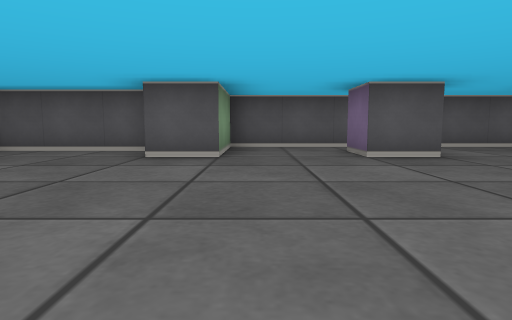
view 1 (above)

19 first-person views from a walk through a cub3D level. The camera is about half as high as the walls, tilts 6° down and sees 75° across. The floor is counted in squares. Each view is taken from the middle of a square. On the plan, view 1 faces up. The plan holds only what a view shows up to about 9 squares ahead; the rest is blank.

view 2
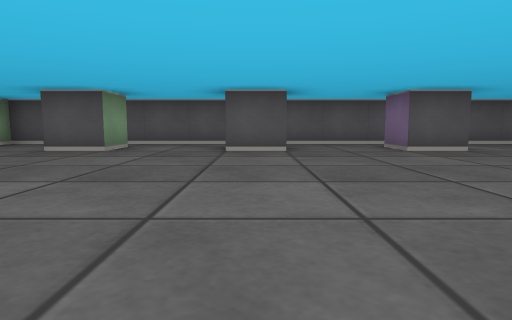

view 3
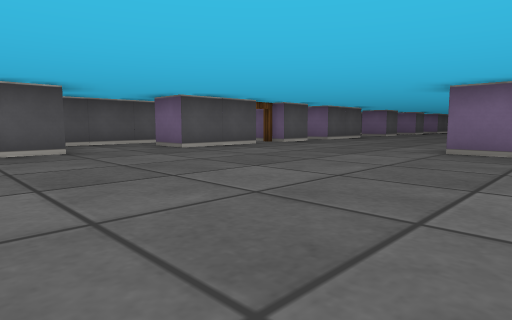

view 4
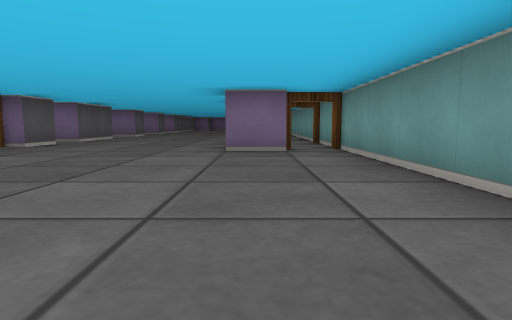

view 5
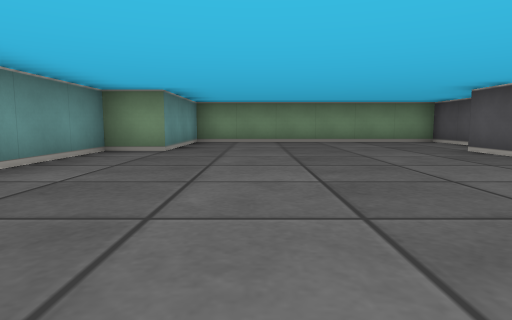

view 6
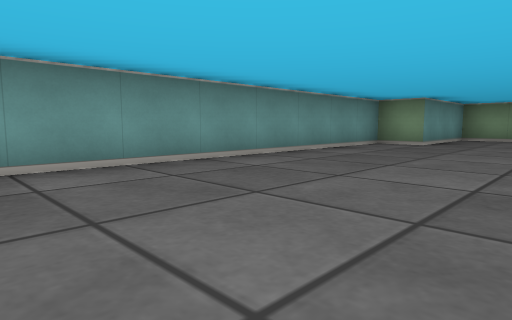

view 7
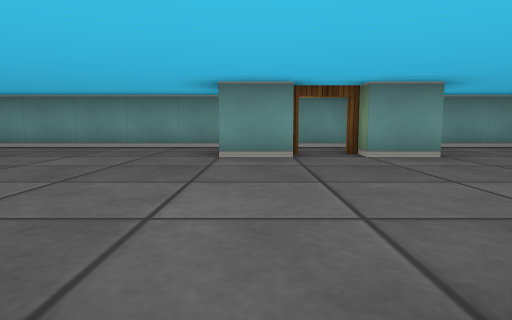

view 8
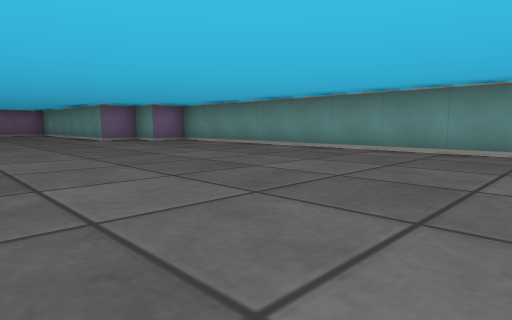

view 9
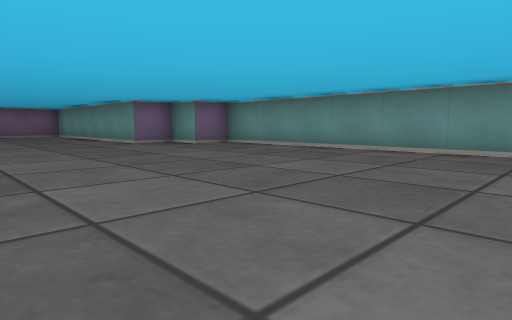

view 10
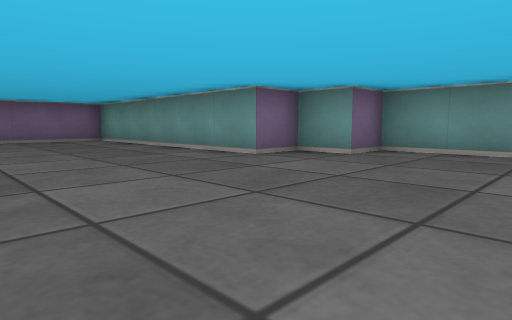

view 11
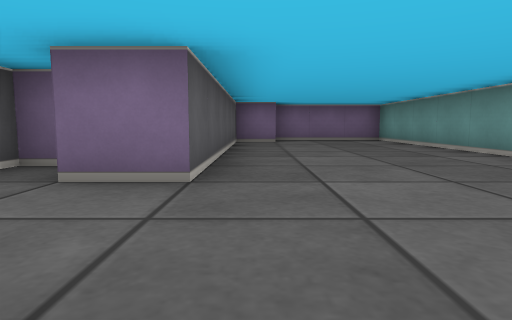

view 12
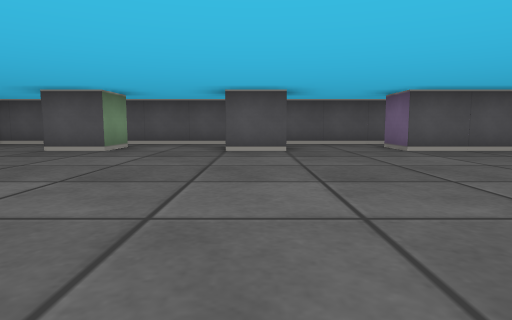

view 13
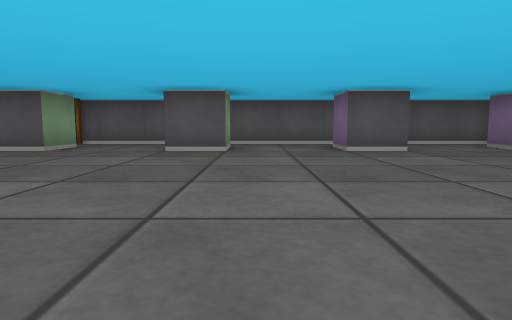

view 14
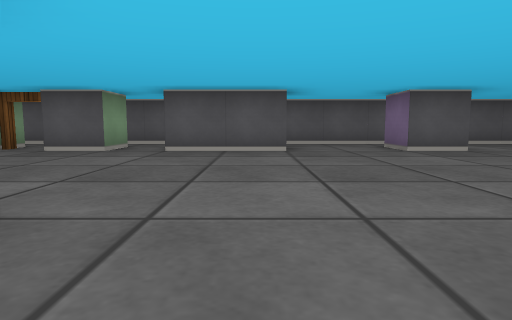

view 15
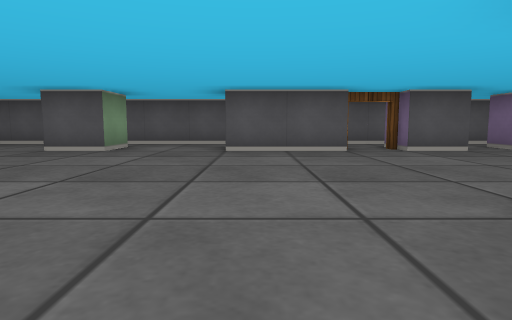

view 16
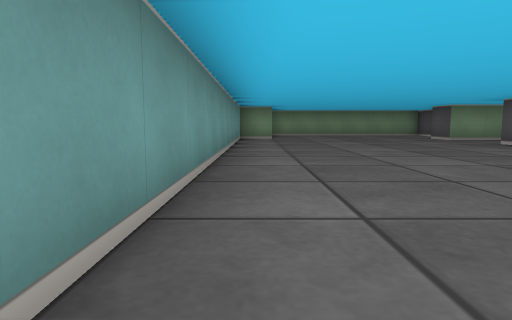

view 17
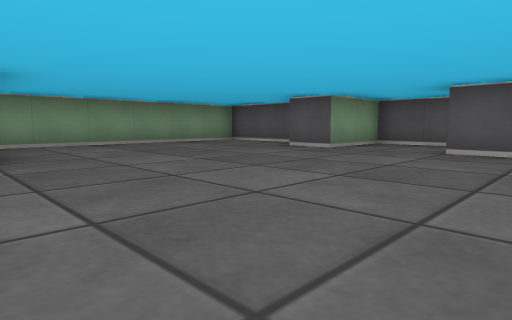

view 18
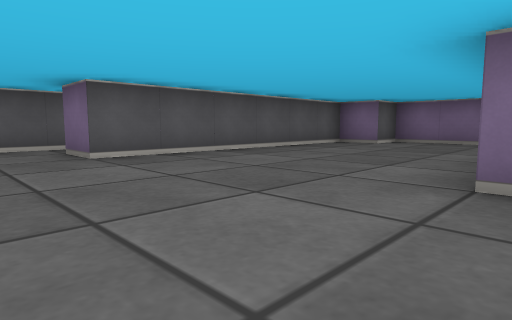

view 19
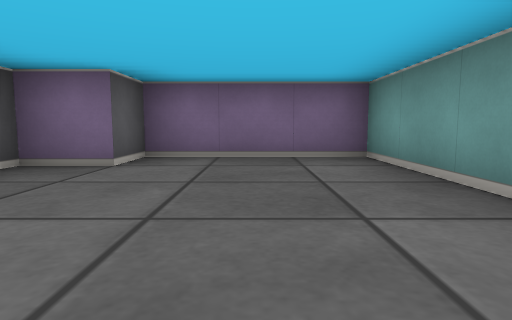

### Floor plan
Ten units are one square. View 1 is at (0, 0); x grows to the right and y downward. Boxes are objects, and circles mark ways between rooms. Rooms are numbered by the first view taken in them; rooms with no view inside come last. Other rooms are left out.
<svg viewBox="-50 -70 380 90">
<path fill="none" stroke="#000" d="M144 -5 155 -5M126 -45 105 -45 105 -55M125 6 125 -5 135 -5M145 -55 145 -45 135 -45M150 15 255 15 255 5 265 5 265 -5 325 -5 325 -35 315 -35 315 -45 255 -45 255 -55M85 -55 85 -45 75 -45 75 -55M175 -55 175 -45 155 -45 155 -55M56 -45 45 -45M205 -55 205 -45 195 -45 195 -55M236 -45 225 -45 225 -55M25 -55 25 -45 15 -45 15 -55M265 -60 265 -65 -5 -65 -5 -45 -15 -45M-18 -55 -45 -55 -45 5 -15 5 -15 15 130 15M130 15 150 15"/>
<circle cx="130" cy="10" r="3" fill="#2a7"/>
<circle cx="140" cy="0" r="3" fill="#2a7"/>
<circle cx="150" cy="10" r="3" fill="#2a7"/>
<text x="130" y="-20">1</text>
<text x="140" y="10">2</text>
</svg>
Room 1 opens to room 2.

Where each view was taken, in squares from view 1:
view 1: 0 up, 0 right, facing up
view 2: 1 down, 5 right, facing up
view 3: 1 down, 7 right, facing up-right
view 4: 0 up, 7 right, facing right
view 5: 1 up, 4 right, facing left
view 6: 2 up, 6 right, facing down-left
view 7: 5 up, 15 right, facing down
view 8: 4 up, 17 right, facing down-right
view 9: 4 up, 19 right, facing down-right
view 10: 4 up, 23 right, facing down-right
view 11: 4 up, 23 right, facing right
view 12: 1 down, 23 right, facing up
view 13: 1 down, 21 right, facing up
view 14: 1 down, 17 right, facing up
view 15: 1 down, 11 right, facing up
view 16: 1 down, 9 right, facing left
view 17: 1 down, 3 right, facing up-left
view 18: 0 up, 24 right, facing up-right
view 19: 2 up, 28 right, facing right
